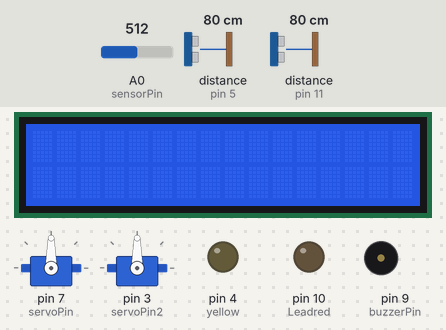
This sketch was run on a simulated Arduino Uno, built with avr-gcc and run on an emulated ATmega328P. Shown: 2 × servo, 16×2 character LCD, output pins drawn as LEDs (lit = HIGH), buzzer (waves = sounding, pin HIGH). Wiring (inferred from the names in the program): 2 × ultrasonic range finder: trigger pin 6, echo pin 5 / trigger pin 12, echo pin 11. Inputs (shaded band) come from the test bench; at power-on: distance to the obstacle (sensors on pin 11, pin 5) 80 cm, A0 (sensorPin) = 512. The echo pulse lasts 58.3 µs per cm; pins used as bus, display or sensor lines are not drawn; what the sketch prints to the serial monitor is not drawn.

Above: at 1.2 s.
1.3 s: distance to the obstacle (sensor on pin 11) set to 46 cm
8.1 s: distance to the obstacle (sensor on pin 11) set to 39 cm
At 10.4 s:
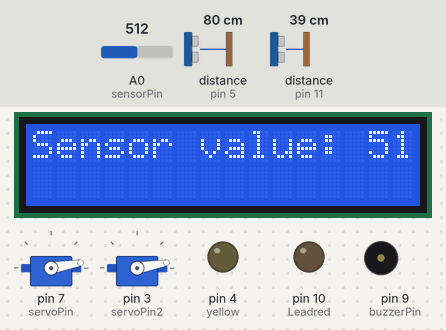
15.1 s: A0 (sensorPin) set to 486
At 21.9 s:
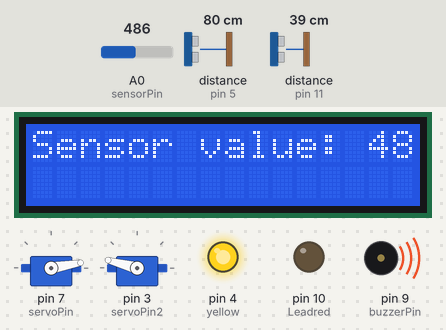
22.1 s: distance to the obstacle (sensor on pin 11) set to 60 cm
At 28.8 s:
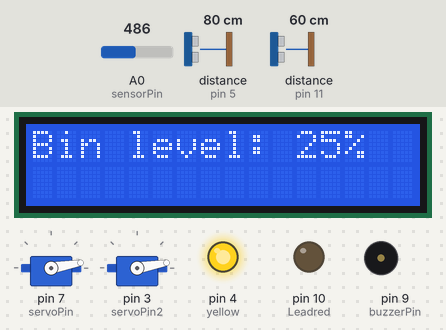
29.1 s: distance to the obstacle (sensor on pin 5) set to 2 cm
At 31.9 s:
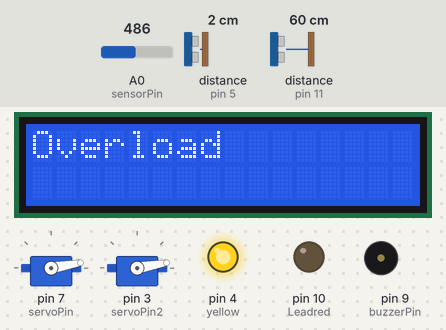
32.5 s: distance to the obstacle (sensor on pin 5) set to 120 cm
At 35.9 s:
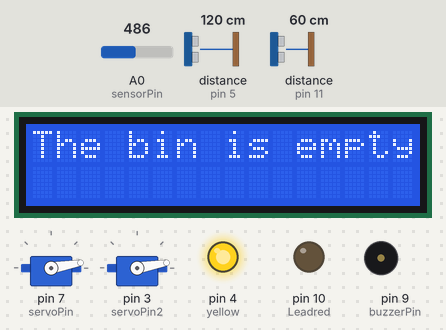
Timing chart, 0 to 36.9 s (numbered marks = the images above; inputs shaded):
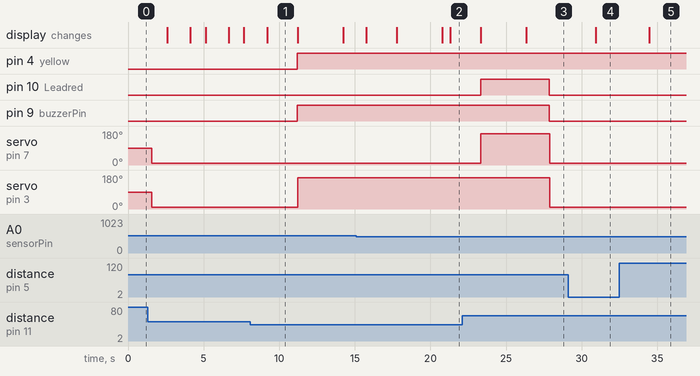

The sketch:

Solid_Waste_Management.ino
```cpp
#include <Servo.h>
#include <Adafruit_LiquidCrystal.h>


Adafruit_LiquidCrystal lcd(0);


int servoPin = 7;
int servoPos1 = 165;
int servoPos2 = 10;
int trigPin=6;
int encoPin=5;
Servo Myservo;
Servo Myservo2;
int Trigpin = 12;
int EncoPin = 11;
int distance;
int Leadred = 10;
int yellow=4;
int buzzerPin = 9;
int sensorPin = A0;
int threshold = 500;
int servoPin2 = 3;
int servoPos3 = 165;
int servoPos4 = 10;
long duration,duration1;
int distanceCm, percentage;
void setup()
{
  pinMode(Trigpin, OUTPUT);
  pinMode(EncoPin, INPUT);
  pinMode(trigPin, OUTPUT);
  pinMode(encoPin, INPUT);
  pinMode(Leadred, OUTPUT);
  pinMode(yellow, OUTPUT);
  pinMode(buzzerPin, OUTPUT);
  Myservo.attach(servoPin);
  Serial.begin(9600);
  Myservo2.attach(servoPin2);
  Serial.begin(9600);
  pinMode(sensorPin, INPUT);
  lcd.begin(16,2);


}

void loop(){
   lcd.setCursor(0,0);
  lcd.setBacklight(1);
  delay(500);


  digitalWrite(Trigpin, LOW);
  delayMicroseconds(10);
  digitalWrite(Trigpin, HIGH);
  delayMicroseconds(10);
  digitalWrite(Trigpin, LOW);
  duration1 = pulseIn(EncoPin, HIGH);
  distance= (duration1*0.034/2);
  delayMicroseconds(10);
  digitalWrite(trigPin, LOW);
  delayMicroseconds(10);
  digitalWrite(trigPin, HIGH);
  delayMicroseconds(10);
  digitalWrite(trigPin, LOW);
  duration = pulseIn(encoPin, HIGH);
  int sensorValue = analogRead(sensorPin);
  distanceCm= (duration*0.034/2);
  percentage= (((-10*distanceCm)+100)/9)+100 ;


  if(sensorValue < threshold){

  if(distance<=42) {
  lcd.print("Sensor value: ");
  lcd.print(sensorValue    );
    delay(2000);
    Myservo.write(servoPos1);
    digitalWrite(Leadred, HIGH);
    digitalWrite(buzzerPin, HIGH);
    lcd.setCursor(0, 0);
    lcd.print("The waste is Dry");
    delay(2000);
    lcd.setBacklight(1);


  }
  }


  delay(1000);

  if(distance>42.0) {
    Myservo.write(servoPos2);
     Myservo2.write(servoPos4);
    digitalWrite(Leadred, LOW);
    digitalWrite(buzzerPin, LOW);
   lcd.clear();


  }
  if (sensorValue > threshold){
  if(distance<=42.0){
     lcd.print("Sensor value: ");
  lcd.print(sensorValue  );
     delay(2000);
     Myservo2.write(servoPos3);
    digitalWrite(yellow, HIGH);
    digitalWrite(buzzerPin, HIGH);
    lcd.setCursor(0, 0);
    lcd.print("The waste is Wet");
    lcd.setBacklight(1);
    delay(2000);

  }
  delay(1000);
    if(distance>42){

      digitalWrite(yellow, LOW);
      digitalWrite(buzzerPin, LOW);
      lcd.clear();

    }}
   lcd.setCursor(0,0);
  if(distanceCm>=100){
    lcd.print("The bin is empty   ");}
  else if (distanceCm <= 10.0){
  lcd.print("Overload   ");
  delay(1000);
  Serial.println("AT+CMGS=\"9353235773\"");
  Serial.println("The bin is full");
  delay(1000);
  }else{
  lcd.print("Bin level: ");
  lcd.print(percentage);
  lcd.print("%   ");
  delay(0);
  lcd.setBacklight(1);;}
  delay(0);


}
```

Measured:
- the behaviour switches between 44 and 43 cm on distance to the obstacle (sensor on pin 11) (found by bisection; images 0 and 1)
- the behaviour switches between 500 and 499 on A0 (sensorPin) (found by bisection; images 1 and 2)
- after the input at 8.1 s, pin 4 (yellow), pin 9 (buzzerPin): LOW → HIGH after 3.1 s; servo on pin 3 (servoPin2): 10° → 165° after 3.1 s; the display: changes after 1.1 s (image 1)
- after the input at 22.1 s, pin 9 (buzzerPin): HIGH → LOW after 5.8 s; servo on pin 3 (servoPin2): 165° → 10° after 5.8 s
- after the input at 29.1 s, the display: changes after 1.8 s (image 4)
- after the input at 32.5 s, the display: changes after 2.0 s (image 5)
- what the display in image 1 shows lasts 2.0 s, from 9.2 s to 11.2 s
